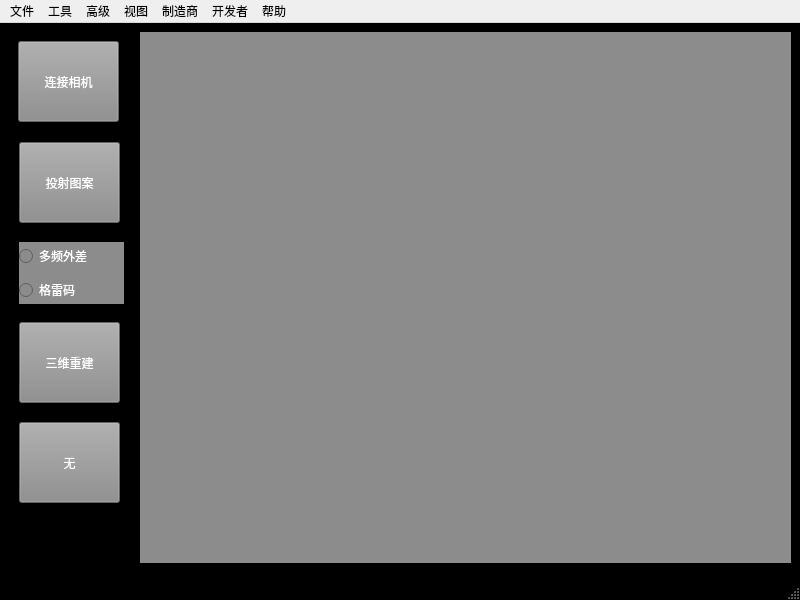
<?xml version="1.0" encoding="UTF-8"?>
<ui version="4.0">
 <class>MainWindow</class>
 <widget class="QMainWindow" name="MainWindow">
  <property name="geometry">
   <rect>
    <x>0</x>
    <y>0</y>
    <width>800</width>
    <height>600</height>
   </rect>
  </property>
  <property name="sizePolicy">
   <sizepolicy hsizetype="Maximum" vsizetype="Maximum">
    <horstretch>0</horstretch>
    <verstretch>0</verstretch>
   </sizepolicy>
  </property>
  <property name="windowTitle">
   <string>MainWindow</string>
  </property>
  <property name="styleSheet">
   <string notr="true">QMainWindow
{
	background-color: rgb(0, 0, 0);
}</string>
  </property>
  <widget class="QWidget" name="centralwidget">
   <widget class="QWidget" name="widget" native="true">
    <property name="geometry">
     <rect>
      <x>9</x>
      <y>9</y>
      <width>131</width>
      <height>531</height>
     </rect>
    </property>
    <property name="autoFillBackground">
     <bool>false</bool>
    </property>
    <widget class="QPushButton" name="pbConnect">
     <property name="geometry">
      <rect>
       <x>9</x>
       <y>9</y>
       <width>101</width>
       <height>81</height>
      </rect>
     </property>
     <property name="sizePolicy">
      <sizepolicy hsizetype="Preferred" vsizetype="Preferred">
       <horstretch>0</horstretch>
       <verstretch>0</verstretch>
      </sizepolicy>
     </property>
     <property name="styleSheet">
      <string notr="true">QPushButton
{
	background-color: rgb(140, 140, 140);
	color: white;
}</string>
     </property>
     <property name="text">
      <string>连接相机</string>
     </property>
    </widget>
    <widget class="QPushButton" name="pbProject">
     <property name="geometry">
      <rect>
       <x>10</x>
       <y>110</y>
       <width>101</width>
       <height>81</height>
      </rect>
     </property>
     <property name="sizePolicy">
      <sizepolicy hsizetype="Preferred" vsizetype="Preferred">
       <horstretch>0</horstretch>
       <verstretch>0</verstretch>
      </sizepolicy>
     </property>
     <property name="styleSheet">
      <string notr="true">QPushButton
{
	background-color: rgb(140, 140, 140);
	color: white;
}</string>
     </property>
     <property name="text">
      <string>投射图案</string>
     </property>
    </widget>
    <widget class="QPushButton" name="pbReconstruction">
     <property name="geometry">
      <rect>
       <x>10</x>
       <y>290</y>
       <width>101</width>
       <height>81</height>
      </rect>
     </property>
     <property name="sizePolicy">
      <sizepolicy hsizetype="Preferred" vsizetype="Preferred">
       <horstretch>0</horstretch>
       <verstretch>0</verstretch>
      </sizepolicy>
     </property>
     <property name="styleSheet">
      <string notr="true">QPushButton
{
	background-color: rgb(140, 140, 140);
	color: white;
}</string>
     </property>
     <property name="text">
      <string>三维重建</string>
     </property>
    </widget>
    <widget class="QWidget" name="selectPmode" native="true">
     <property name="geometry">
      <rect>
       <x>10</x>
       <y>210</y>
       <width>105</width>
       <height>62</height>
      </rect>
     </property>
     <property name="styleSheet">
      <string notr="true">QWidget
{
	background-color: rgb(140, 140, 140);
	color: white;
}</string>
     </property>
     <layout class="QVBoxLayout" name="verticalLayout">
      <item>
       <widget class="QRadioButton" name="rbMulti">
        <property name="sizePolicy">
         <sizepolicy hsizetype="Preferred" vsizetype="Preferred">
          <horstretch>0</horstretch>
          <verstretch>0</verstretch>
         </sizepolicy>
        </property>
        <property name="styleSheet">
         <string notr="true">QRadioButton
{
	background-color: rgb(140, 140, 140);
	color: white;
}</string>
        </property>
        <property name="text">
         <string>多频外差</string>
        </property>
        <property name="checkable">
         <bool>true</bool>
        </property>
        <property name="checked">
         <bool>false</bool>
        </property>
       </widget>
      </item>
      <item>
       <widget class="QRadioButton" name="rbGray">
        <property name="sizePolicy">
         <sizepolicy hsizetype="Preferred" vsizetype="Preferred">
          <horstretch>0</horstretch>
          <verstretch>0</verstretch>
         </sizepolicy>
        </property>
        <property name="styleSheet">
         <string notr="true">QRadioButton
{
	background-color: rgb(140, 140, 140);
	color: white;
}</string>
        </property>
        <property name="text">
         <string>格雷码</string>
        </property>
        <property name="checkable">
         <bool>true</bool>
        </property>
       </widget>
      </item>
     </layout>
    </widget>
    <widget class="QPushButton" name="pushButton_6">
     <property name="geometry">
      <rect>
       <x>10</x>
       <y>390</y>
       <width>101</width>
       <height>81</height>
      </rect>
     </property>
     <property name="sizePolicy">
      <sizepolicy hsizetype="Preferred" vsizetype="Preferred">
       <horstretch>0</horstretch>
       <verstretch>0</verstretch>
      </sizepolicy>
     </property>
     <property name="styleSheet">
      <string notr="true">QPushButton
{
	background-color: rgb(140, 140, 140);
	color: white;
}</string>
     </property>
     <property name="text">
      <string>无</string>
     </property>
    </widget>
   </widget>
   <widget class="QLabel" name="lbShow">
    <property name="geometry">
     <rect>
      <x>140</x>
      <y>9</y>
      <width>651</width>
      <height>531</height>
     </rect>
    </property>
    <property name="styleSheet">
     <string notr="true">QLabel
{
	background-color: rgb(140, 140, 140);
	color: white;
}</string>
    </property>
    <property name="text">
     <string/>
    </property>
   </widget>
  </widget>
  <widget class="QMenuBar" name="menubar">
   <property name="geometry">
    <rect>
     <x>0</x>
     <y>0</y>
     <width>800</width>
     <height>26</height>
    </rect>
   </property>
   <widget class="QMenu" name="menu">
    <property name="title">
     <string>文件</string>
    </property>
   </widget>
   <widget class="QMenu" name="menu_2">
    <property name="title">
     <string>工具</string>
    </property>
   </widget>
   <widget class="QMenu" name="menu_3">
    <property name="title">
     <string>高级</string>
    </property>
   </widget>
   <widget class="QMenu" name="menu_4">
    <property name="title">
     <string>视图</string>
    </property>
   </widget>
   <widget class="QMenu" name="menu_5">
    <property name="title">
     <string>制造商</string>
    </property>
   </widget>
   <widget class="QMenu" name="menu_6">
    <property name="title">
     <string>开发者</string>
    </property>
   </widget>
   <widget class="QMenu" name="menu_7">
    <property name="title">
     <string>帮助</string>
    </property>
   </widget>
   <addaction name="menu"/>
   <addaction name="menu_2"/>
   <addaction name="menu_3"/>
   <addaction name="menu_4"/>
   <addaction name="menu_5"/>
   <addaction name="menu_6"/>
   <addaction name="menu_7"/>
  </widget>
  <widget class="QStatusBar" name="statusbar"/>
 </widget>
 <resources/>
 <connections/>
</ui>
